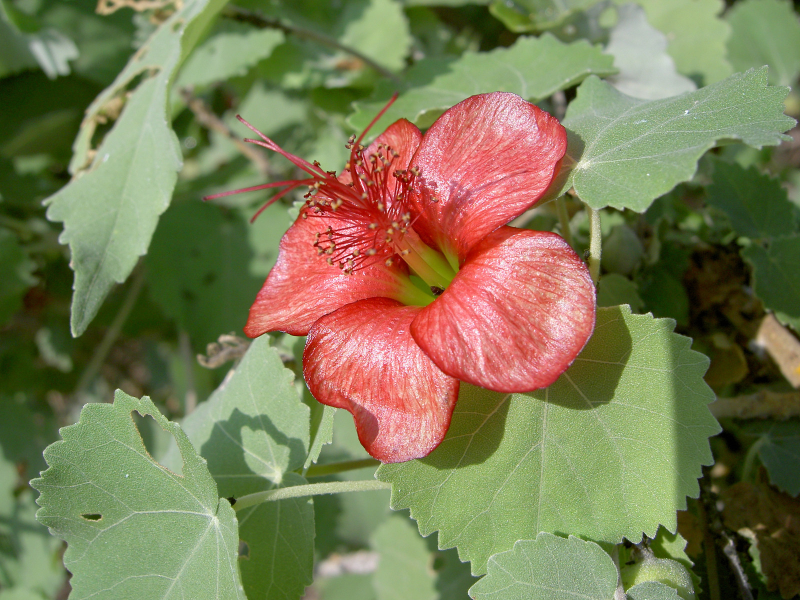
%> input picture MeaKanu/00-TEST-IMAGE/a/Abutilon_menziesii.jpg, 1600 x 1200 px (shown at 1/2 size); its folder holds only this picture in this run
$ octave WTP.m   (GNU Octave 9; MATLAB toolbox functions it lacks are replaced by stand-ins)
%> lines starting %> are read from the running program, lines starting %| are printed output that depends on the picture
### MeaKanu/SegmentationCenter.m
function SegmentationCenter(foldername,filename)
%> called with foldername = 'a', filename = 'Abutilon_menziesii.jpg'

%%%% MeaKanu - Segmentation %%%%
% Jonas Krause
% krausej@hawaii.edu

%% Folders and Files
currentpath = fullfile('D:\MeaKanu\00-TEST-IMAGE\',foldername);
addpath (currentpath);
im = imread(filename);
%> im is the input picture: size 1200x1600x3 uint8; mean R, G, B 124.4, 123, 84.8

%% IMPORTANT: cropim is the size of the TILES
cropim = 224;
[imy,imx,imz] = size(im);
%> imy = 1200; imx = 1600; imz = 3

% %% PATHS
pathPlant = fullfile('D:\MeaKanu\01-SEGMENTATION\plant',foldername);

%% Create Plant Mask Plant
countPlant = 0;

maxTile = min(imy,imx);
%> maxTile = 1200

if (countPlant == 0)
    xCentPlant = int16(imx/2);
%> xCentPlant = 800
    yCentPlant = int16(imy/2);
%> yCentPlant = 600

    if xCentPlant < cropim/2
        xCentPlant = cropim/2;
    elseif xCentPlant > imx - cropim/2
        xCentPlant = imx - cropim/2;
    end

    if yCentPlant < cropim/2
        yCentPlant = cropim/2;
    elseif yCentPlant > imy - cropim/2
        yCentPlant = imy - cropim/2;
    end

    xmin = round(xCentPlant - cropim/2);
%> xmin = 688
    ymin = round(yCentPlant - cropim/2);
%> ymin = 488

    %%% EXTRACT TILES
    %%% multi-scale TILES

    fracTile = round((maxTile - cropim) / 6); % IMPORTANT: 2 x number of multi-scale tiles (left and right)
%> fracTile = 163

    for k = 1:3 % Number of multi-scale tiles

        xminc(k) = xmin - k*fracTile;
        yminc(k) = ymin - k*fracTile;

        if (xminc(k) + 2*k*fracTile + cropim) > imx
            xminc(k) = imx - (cropim + 2*k*fracTile);
        end

        if (yminc(k) + 2*k*fracTile + cropim) > imy
            yminc(k) = imy - (cropim + 2*k*fracTile);
        end

        if xminc(k) < 0
            xminc(k) = 0;
        end

        if yminc(k) < 0
            yminc(k) = 0;
        end

        cropsize = cropim + 2*k*fracTile;
        impc = imcrop(im,[xminc(k) yminc(k) cropsize cropsize]);
        impc = imresize(impc,[cropim cropim]);

        imwrite(impc, strcat(fullfile(pathPlant, [filename(1:end-4),sprintf('_%d.jpg',k)])));

    end
%> this loop made 3 passes
%> pass 1, in SegmentationCenter, `impc = imcrop(im,[xminc(k) yminc(k) cropsize cropsize]);`:
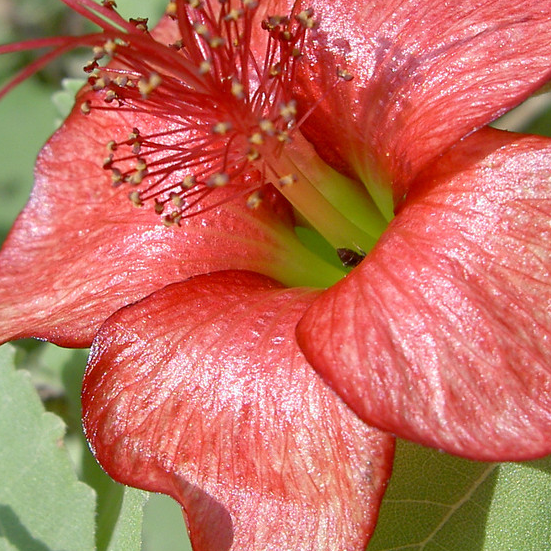
%> impc: size 551x551x3 uint8; mean R, G, B 196.3, 111.8, 95.2
%> pass 2, in SegmentationCenter, `impc = imcrop(im,[xminc(k) yminc(k) cropsize cropsize]);`:
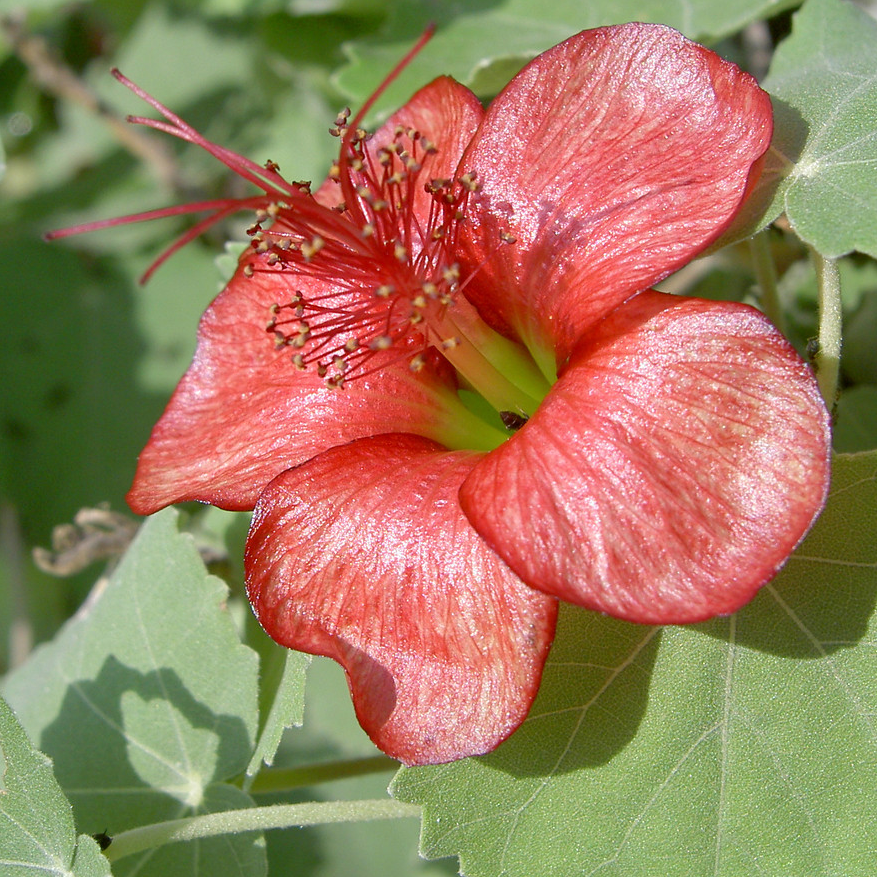
%> impc: size 877x877x3 uint8; mean R, G, B 157.9, 125.1, 93.8
%> after the loop, xminc = [525 362 199]; yminc = [325 162 0]

end


end


### MeaKanu/WTP.m
%%%%%%% MeaKanu %%%%%%
% Jonas Krause       %
% krausej@hawaii.edu %
%%%%%%%%%%%%%%%%%%%%%%

% Read Files on 00-TEST-IMAGE\folders %%
ImagesPaths = dir('D:\MeaKanu\00-TEST-IMAGE\*');

if size(ImagesPaths,1)>2
    ImagesPaths(1)=[];
    ImagesPaths(1)=[];

    for i = 1:size(ImagesPaths,1) % Set how may subfolders

        ImagesSubPaths = fullfile('D:\MeaKanu\00-TEST-IMAGE\',ImagesPaths(i).name,'\*');
        ImagesFiles = dir(ImagesSubPaths);
        foldername = ImagesPaths(i).name;

        if size(ImagesFiles,1)>2
            ImagesFiles(1)=[];
            ImagesFiles(1)=[];

            MKCommand = ['mkdir D:\MeaKanu\01-SEGMENTATION\plant\',foldername];
            system(MKCommand);

            for j = 1:size(ImagesFiles,1)

                filename = ImagesFiles(j).name;

                SegmentationCenter(foldername,filename);
            end

            GCCommand = ['python D:\MeaKanu\03-CLASSIFICATION\ClassificationOutputTop5andTiles.py'];
            system(GCCommand);

        else
            fprintf('No IMAGE on folder 1mages-%s', foldername);
            fprintf('\n');
        end

    end

else
    fprintf('No CLASS folders under 1mages');
    fprintf('\n');
end
